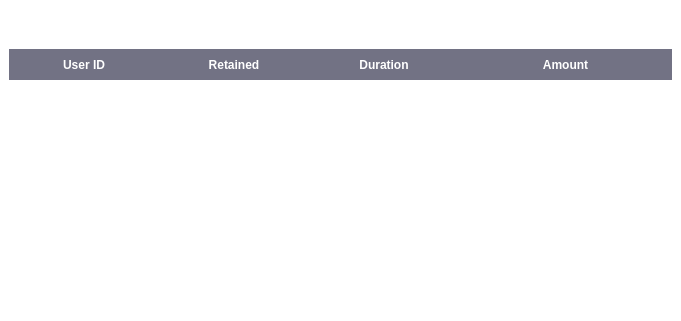
   <widget class="QWidget" name="hist_con" native="true">
    <property name="geometry">
     <rect>
      <x>720</x>
      <y>470</y>
      <width>681</width>
      <height>321</height>
     </rect>
    </property>
    <property name="styleSheet">
     <string notr="true">background: transparent;
border: 1px solid rgba(255, 255, 255, 0.3);
border-radius: 35px;
</string>
    </property>
    <widget class="QTableWidget" name="hist_table">
     <property name="geometry">
      <rect>
       <x>0</x>
       <y>40</y>
       <width>681</width>
       <height>281</height>
      </rect>
     </property>
     <property name="styleSheet">
      <string notr="true">QTableWidget {
    background: transparent; /* translucent background */
    border: transparent;
    border-radius: 35px;   /* smaller radius looks cleaner for tables */
    padding: 8px;
    color: white;
    font-family: &quot;Segoe UI&quot;;
    font-size: 13px;
    gridline-color: rgba(255,255,255,0.2);  /* faint gridlines */
    selection-background-color: rgba(125, 95, 255, 0.4); /* selected row */
}

QTableWidget:focus {
    border: 1px solid #7D5FFF;
    box-shadow: 0px 0px 8px #7D5FFF;
}

QHeaderView::section {
    background-color: rgba(20,20,50,0.6); 
    color: white;
    border: none;
    padding: 6px;
    font-weight: bold;
}
</string>
     </property>
     <attribute name="horizontalHeaderDefaultSectionSize">
      <number>150</number>
     </attribute>
     <attribute name="horizontalHeaderStretchLastSection">
      <bool>true</bool>
     </attribute>
     <column>
      <property name="text">
       <string>User ID</string>
      </property>
      <property name="font">
       <font>
        <family>Century Gothic</family>
       </font>
      </property>
     </column>
     <column>
      <property name="text">
       <string>Retained</string>
      </property>
     </column>
     <column>
      <property name="text">
       <string>Duration</string>
      </property>
     </column>
     <column>
      <property name="text">
       <string>Amount</string>
      </property>
     </column>
    </widget>
    <widget class="QLabel" name="job_history">
     <property name="geometry">
      <rect>
       <x>20</x>
       <y>10</y>
       <width>141</width>
       <height>31</height>
      </rect>
     </property>
     <property name="font">
      <font>
       <family>Segoe UI</family>
       <pointsize>11</pointsize>
       <weight>50</weight>
       <bold>false</bold>
      </font>
     </property>
     <property name="styleSheet">
      <string notr="true">color: white;
border-color: transparent;</string>
     </property>
     <property name="text">
      <string>Job History</string>
     </property>
    </widget>
    <widget class="QToolButton" name="refresh_bt">
     <property name="geometry">
      <rect>
       <x>630</x>
       <y>10</y>
       <width>31</width>
       <height>31</height>
      </rect>
     </property>
     <property name="sizePolicy">
      <sizepolicy hsizetype="Fixed" vsizetype="Fixed">
       <horstretch>15</horstretch>
       <verstretch>15</verstretch>
      </sizepolicy>
     </property>
     <property name="styleSheet">
      <string notr="true">QToolButton {
    background: transparent;       /* no fill */
    color: white;                  /* icon/text color */
    border: 1px solid #ffffff;     /* white border */
    border-radius: 15px;           /* make it round (half of width/height) */
    padding: 3px;                  /* space inside */
}
</string>
     </property>
     <property name="text">
      <string/>
     </property>
     <property name="icon">
      <iconset>
       <normaloff>../../../../../Downloads/refresh.png</normaloff>../../../../../Downloads/refresh.png</iconset>
     </property>
     <property name="iconSize">
      <size>
       <width>35</width>
       <height>35</height>
      </size>
     </property>
    </widget>
   </widget>
